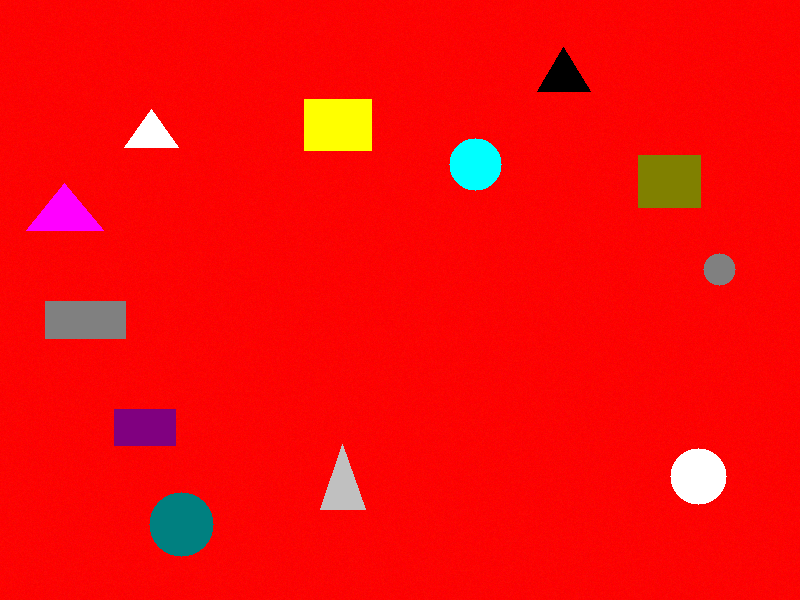
#> input picture test_images/rgb0.png, 800 x 600 px
$ jupyter execute fixSolve.ipynb   (older library calls are emulated)
#> lines starting #> are read from the running program, lines starting #| are printed output that depends on the picture; after the words box and inside, x2 and y2 are one past the last pixel; in counts of white or black regions, pixels touching at a corner belong together
[cell 1]
import cv2
import numpy as np
import matplotlib.pyplot as plt
import os
from scipy.signal import find_peaks
from scipy.signal import savgol_filter
from scipy.ndimage import gaussian_filter1d
import pandas as pd
import math
import bisect

### Default image path

[cell 2]
image_paths = [
    "test_images/rgb0.png",    # Photo with red background
    "test_images/rgb1.png",  # Photo with green background
    "test_images/rgb2.png"    # Photo with blue background
]

### Display image help function

[cell 3]
def display_image(title, image):
    plt.figure(figsize=(8, 8))
    plt.title(title)
    plt.axis('off')
    if len(image.shape) == 2 or image.shape[2] == 1:
        plt.imshow(image, cmap='gray')
    else:
        plt.imshow(cv2.cvtColor(image, cv2.COLOR_BGR2RGB))
    plt.show()

## Basic reading image and display

[cell 4]
## Multi-background image loading and processing

def remove_background_multi_color_notebook(image_paths, variance_threshold=40, debug=True,
                                           skip_morphology=False, light_morphology=True):
    """
    Background removal function optimized for Jupyter notebook integration.
    Returns the same format as your original code expects.

    Args:
        image_paths: List of 3 image paths
        variance_threshold: Threshold for background detection
        debug: Show intermediate steps
        skip_morphology: If True, skip all morphological operations
        light_morphology: If True, use lighter morphology operations
    """
#> called with variance_threshold = 40, debug = True, skip_morphology = False, light_morphology = True

    # Load the three images
    images = []
    for path in image_paths:
        img = cv2.imread(path)
#> img is the input picture: shape (600, 800, 3); mean B, G, R 9.1, 10.8, 246.8
        if img is None:
            raise ValueError(f"Could not load image from {path}")
        images.append(img)

    print(f"Loaded {len(images)} images")
#| Loaded 3 images

    # Ensure all images have the same dimensions
    height, width = images[0].shape[:2]
    for i, img in enumerate(images):
        if img.shape[:2] != (height, width):
            print(f"Resizing image {i} to match dimensions")
            images[i] = cv2.resize(img, (width, height))
#> this loop made 3 passes
#> after the loop, images = 3 items

    if debug:
        print("Showing input images:")
        plt.figure(figsize=(15, 5))
        for i in range(3):
            plt.subplot(1, 3, i+1)
            plt.imshow(cv2.cvtColor(images[i], cv2.COLOR_BGR2RGB))
            plt.title(f'Image {i+1}')
            plt.axis('off')
        plt.tight_layout()
        plt.show()

    # Apply Gaussian blur to reduce noise from lighting variations
    print("Applying noise reduction...")
    blurred_images = []
    for img in images:
        blurred = cv2.GaussianBlur(img, (5, 5), 1.0)
        blurred_images.append(blurred)
#> this loop made 3 passes
#> pass 3, in remove_background_multi_color_notebook, `blurred = cv2.GaussianBlur(img, (5, 5), 1.0)`:
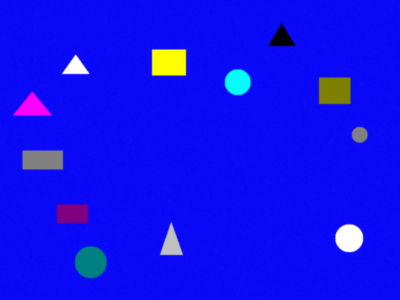
#> blurred: shape (600, 800, 3) (shown at 1/2 size); mean B, G, R 240.4, 16.8, 17.4
#> after the loop, blurred_images = 3 items

    # Calculate color variance at each pixel
    print("Calculating color variance...")

    # Stack images to calculate variance efficiently
    image_stack = np.stack(blurred_images, axis=0)  # Shape: (3, height, width, 3)

    # Calculate variance across the 3 images for each color channel
    color_variance = np.var(image_stack, axis=0)  # Shape: (height, width, 3)
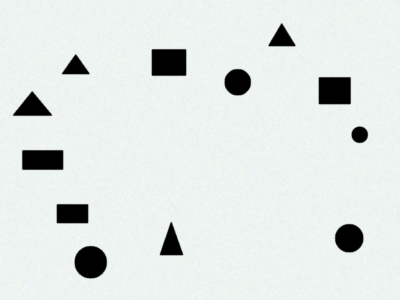
#> color_variance: shape (600, 800, 3) float64 (shown at 1/2 size); mean of channels 0, 1, 2 12555, 12670.7, 12351.9; drawn with min black and max white

    # Calculate total variance (sum across color channels)
    total_variance = np.sum(color_variance, axis=2)  # Shape: (height, width)

    # Calculate adaptive threshold
    threshold_adaptive = np.percentile(total_variance, 25)  # 25th percentile
#> threshold_adaptive = 39648.7
    final_threshold = min(variance_threshold, threshold_adaptive * 1.5)
#> final_threshold = 40

    print(f"Adaptive threshold: {threshold_adaptive:.1f}")
#| Adaptive threshold: 39648.7
    print(f"Final threshold: {final_threshold:.1f}")
#| Final threshold: 40.0

    if debug:
        plt.figure(figsize=(12, 4))
        plt.subplot(1, 2, 1)
        plt.imshow(total_variance, cmap='hot')
        plt.colorbar()
        plt.title('Color Variance Across Images')

        plt.subplot(1, 2, 2)
        plt.hist(total_variance.flatten(), bins=100, alpha=0.7)
        plt.axvline(final_threshold, color='red', linestyle='--', label=f'Threshold: {final_threshold:.1f}')
        plt.xlabel('Variance')
        plt.ylabel('Frequency')
        plt.title('Variance Distribution')
        plt.legend()
        plt.tight_layout()
        plt.show()

    # Create foreground mask: low variance = foreground, high variance = background
    foreground_mask = (total_variance < final_threshold).astype(np.uint8) * 255
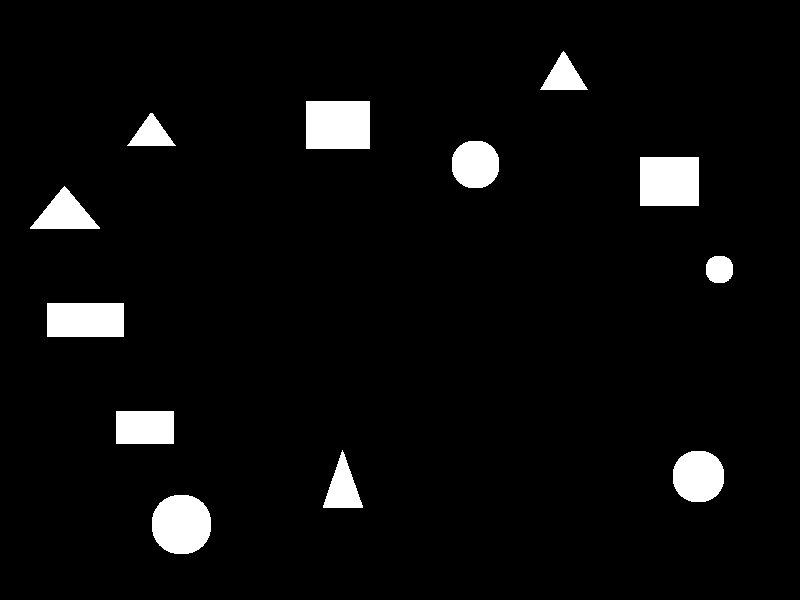
#> foreground_mask: shape (600, 800); 4.7% white; 12 white regions, largest, box (x1, y1, x2, y2) and area: (306, 101, 370, 149) 3072, (640, 157, 699, 206) 2891, (152, 495, 211, 554) 2847

    if debug:
        display_image("Initial Foreground Mask", foreground_mask)

    # Enhanced morphological operations - much lighter and optional
    if skip_morphology:
        print("Skipping all morphological operations")
        morph_image = foreground_mask.copy()
    else:
        print("Applying morphological operations...")

        if light_morphology:
            print("Using light morphology")
            # Much smaller kernels for lighter processing
            kernel_small = np.ones((3, 3), np.uint8)
            kernel_medium = np.ones((5, 5), np.uint8)

            # Light operations
            morph_image = cv2.morphologyEx(foreground_mask, cv2.MORPH_CLOSE, kernel_small)
            morph_image = cv2.morphologyEx(morph_image, cv2.MORPH_OPEN, kernel_small)
#> morph_image: shape (600, 800); 4.7% white; 12 white regions
        else:
            print("Using original heavy morphology")
            # Use similar kernel as your original code
            kernel = np.ones((12, 12), np.uint8)

            # Close = filling the holes
            morph_image = cv2.morphologyEx(foreground_mask, cv2.MORPH_CLOSE, kernel)
            # Open = removing the noise
            morph_image = cv2.morphologyEx(morph_image, cv2.MORPH_OPEN, kernel)

    if debug:
        display_image("Morph Operations", morph_image)

    # Fill holes (optional - can also be skipped)
    if not skip_morphology:
        print("Filling holes in puzzle pieces")
        contours_fill, _ = cv2.findContours(morph_image, cv2.RETR_CCOMP, cv2.CHAIN_APPROX_SIMPLE)
#> contours_fill = 12 contours; largest, box (x1, y1, x2, y2) and area: (306, 101, 370, 149) 2961, (640, 157, 699, 206) 2784, (152, 495, 211, 554) 2760, (47, 303, 124, 337) 2508, (673, 451, 724, 502) 2066
        for cnt in contours_fill:
            cv2.drawContours(morph_image, [cnt], 0, 255, -1)
#> this loop made 12 passes
#> cnt on passes 4, 5, 8, 11: [[116, 411], [116, 443], [173, 443], [173, 411]], [[47, 303], [47, 336], [123, 336], [123, 303]], [[640, 157], [640, 205], [698, 205], [698, 157]], [[306, 101], [306, 148], [369, 148], [369, 101]]

        if debug:
            display_image("Filled Holes", morph_image)

    # Find contours (same as your original)
    contours, _ = cv2.findContours(morph_image, cv2.RETR_EXTERNAL, cv2.CHAIN_APPROX_NONE)
#> contours has the same summary as contours_fill
    print(f"Found {len(contours)} potential puzzle pieces")
#| Found 12 potential puzzle pieces

    # Filter contours by area (same as your original)
    print("Filtering contours by size")
    contours = sorted(contours, key=lambda x: cv2.contourArea(x), reverse=True)
    if len(contours) > 1:
        reference_area = cv2.contourArea(contours[1])
#> reference_area = 2784
        contours = [cnt for cnt in contours if cv2.contourArea(cnt) > reference_area / 3]
#> contours = 9 contours; largest, box (x1, y1, x2, y2) and area: (306, 101, 370, 149) 2961, (640, 157, 699, 206) 2784, (152, 495, 211, 554) 2760, (47, 303, 124, 337) 2508, (673, 451, 724, 502) 2066
    print(f"After filtering: {len(contours)} puzzle pieces")
#| After filtering: 9 puzzle pieces

    return contours, images[0], morph_image

# Process the images with different morphology options
print("Reading images from paths:", image_paths)

# Option 1: Light morphology (recommended)
contours, original_image, binary_image = remove_background_multi_color_notebook(
    image_paths, variance_threshold=40, debug=True, skip_morphology=False, light_morphology=True
)

# [9 lines of commented-out code are left out]

display_image("Original Image", original_image)

## Grayscale conversion

[cell 5]
print("Converting to grayscale")
gray_image = cv2.cvtColor(original_image, cv2.COLOR_BGR2GRAY)
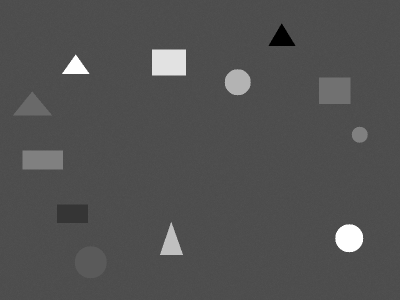
#> gray_image: shape (600, 800) (shown at 1/2 size); min 0, max 255, mean 81.1
display_image("Grayscale Image", gray_image)

### Binary thresholding

Free parameters:
- threshold value: `30`
- maxval: `255`

## Morphing

Used to improve the shape and remove impurities

Free parameters:
- kernel ``(12,12)`` // like the size of the morphing

## Contours finding

## Contours drawing

Free parameters:
- thickness: `2`
- rgb: `(0, 255, 0)`

[cell 6]
print("Drawing contours of the original image")
contour_image = original_image.copy()
cv2.drawContours(contour_image, contours, -1, (0, 255, 0), 2)
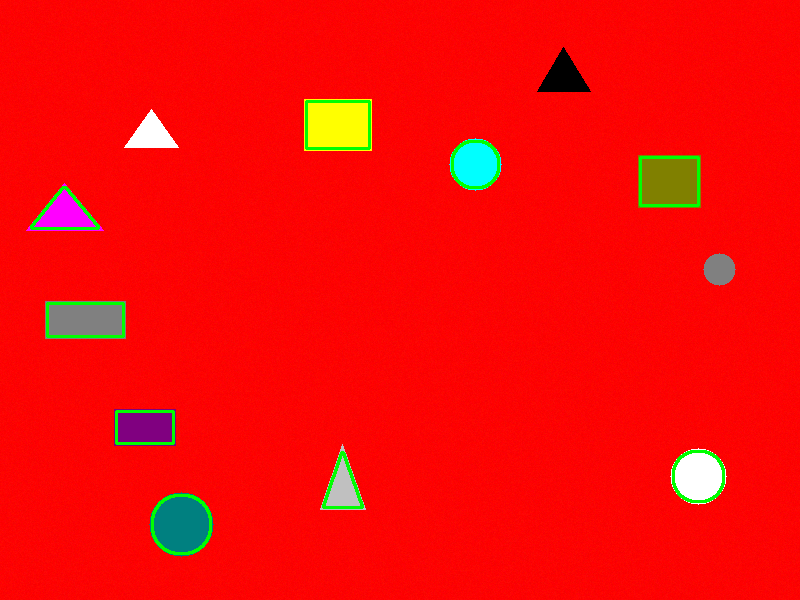
#> contour_image: shape (600, 800, 3); 1.1% of pixels changed, all inside (x1, y1, x2, y2) = (30, 100, 725, 555)
display_image("Detected Pieces", contour_image)

[cell 7]
output_folder_pieces = "images/fix/extracted_pieces"
os.makedirs(output_folder_pieces, exist_ok=True)

output_folder_contours = "images/fix/extracted_contours"
os.makedirs(output_folder_contours, exist_ok=True)

output_corner_folder = "images/fix/extracted_corners"
os.makedirs(output_corner_folder, exist_ok=True)

output_plots_folder = "images/fix/corner_plots"
os.makedirs(output_plots_folder, exist_ok=True)

[cell 8]
piece_images = []
for i, contour in enumerate(contours):
    mask = np.zeros_like(gray_image)
    cv2.drawContours(mask, [contour], 0, 255, -1)

    piece = np.zeros_like(original_image)
    piece[mask == 255] = original_image[mask == 255]

    x, y, w, h = cv2.boundingRect(contour)
    cropped_piece = piece[y:y + h, x:x + w]
    piece_images.append(cropped_piece)

    piece_path = os.path.join(output_folder_pieces, f"piece_{i + 1}.png")
    cv2.imwrite(piece_path, cropped_piece)

    # Save piece with contour
    contour_piece = cropped_piece.copy()
    mask_cropped = mask[y:y + h, x:x + w]
    cv2.drawContours(contour_piece, [contour - [x, y]], 0, (255, 0, 255), 1,
                     cv2.LINE_8)  # Pink, width 1, no anti-aliasing
    contour_path = os.path.join(output_folder_contours, f"contour_{i + 1}.png")
    cv2.imwrite(contour_path, contour_piece)
#> this loop made 9 passes
#> (x, y, w, h) on passes 1 to 8: (306, 101, 64, 48), (640, 157, 59, 49), (152, 495, 59, 59), (47, 303, 77, 34), (673, 451, 51, 51), (116, 411, 58, 33), (452, 141, 47, 47), (31, 187, 68, 42)
#> pass 1, `cv2.imwrite(contour_path, contour_piece)`:
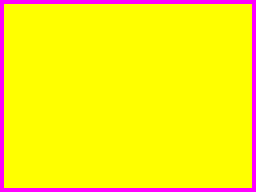
#> saved as contour_1.png: shape (48, 64, 3) (shown 4 times larger); mean B, G, R 18.3, 236.7, 255
#> after the loop:
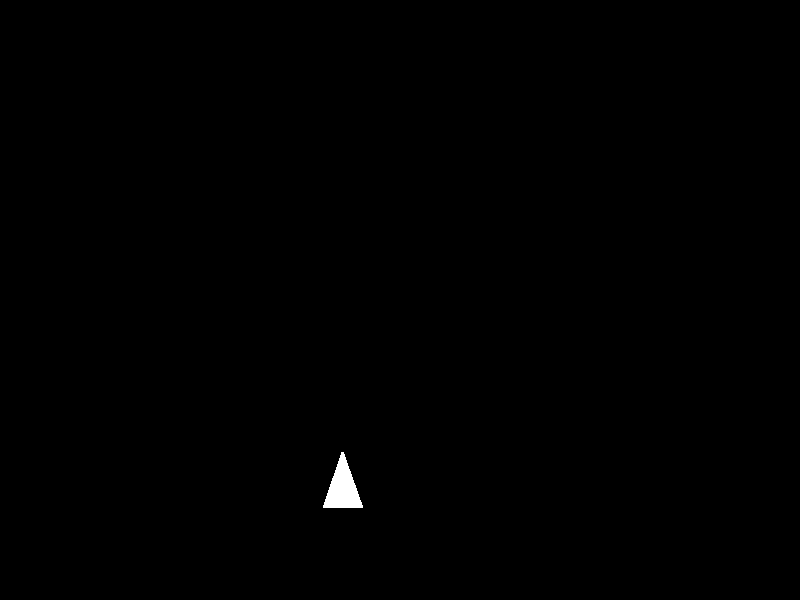
#> mask: shape (600, 800); 0.25% white; 1 white region, box (x1, y1, x2, y2) and area: (323, 452, 363, 508) 1209
#> after the loop, piece_images = 9 items

## Corners and Edges detection on single piece

[cell 9]
selected_image_index = 1

[cell 10]
piece_images = []

i = selected_image_index
contour = contours[i]
#> contour = contour of 212 points, box (x1, y1, x2, y2) (640, 157, 699, 206), area 2784

mask = np.zeros_like(gray_image)
cv2.drawContours(mask, [contour], 0, 255, -1)
#> mask: shape (600, 800); 0.6% white; 1 white region, box (x1, y1, x2, y2) and area: (640, 157, 699, 206) 2891

display_image("Selected Pieces", mask)

piece = np.zeros_like(original_image)
piece[mask == 255] = original_image[mask == 255]
x, y, w, h = cv2.boundingRect(contour)
#> x = 640; y = 157; w = 59; h = 49
cropped_piece = piece[y:y + h, x:x + w]
piece_images.append(cropped_piece)

piece_path = os.path.join(output_folder_pieces, f"piece_{i + 1}.png")
cv2.imwrite(piece_path, cropped_piece)
contour_piece = cropped_piece.copy()

display_image(f"Cropped piece {selected_image_index+1}", contour_piece)

## Find the piece center

Free parameters:
- thickness: `2`
- rgb: `(0, 0, 255)`
- circle pos: $(cx, cy)

[cell 11]
M = cv2.moments(contour)
#> M = moments, m00 2784, centre m10/m00, m01/m00 = (669, 181)

if M["m00"] == 0:
    print("ERROR")
centroid_x = int(M["m10"] / M["m00"])
#> centroid_x = 669
centroid_y = int(M["m01"] / M["m00"])
#> centroid_y = 181
cv2.circle(contour_piece, (centroid_x - x, centroid_y - y), 2, (0, 0, 255), -1)
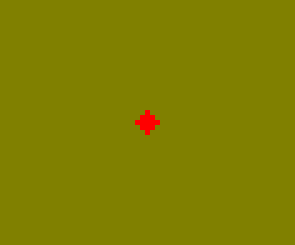
#> contour_piece: shape (49, 59, 3) (shown 5 times larger); mean B, G, R 0, 127.4, 128.6
display_image(f"Centroid {i+1}", contour_piece)

## Rainbow contour ( for testing )

[cell 12]
def rainbow_color(t):
    t = t % 256  # wrap around after 255
    phase = t / 256 * 6
    x = int(255 * (1 - abs(phase % 2 - 1)))
    if phase < 1:     return (255, x, 0)       # Red → Yellow
    elif phase < 2:   return (x, 255, 0)       # Yellow → Green
    elif phase < 3:   return (0, 255, x)       # Green → Cyan
    elif phase < 4:   return (0, x, 255)       # Cyan → Blue
    elif phase < 5:   return (x, 0, 255)       # Blue → Magenta
    else:             return (255, 0, x)

[cell 13]
rainbow_piece = contour_piece.copy()

print(x, y)
#| 640 157

contour_points = contour - np.array([x, y])
#> contour_points = 212 rows, first 8: [0, 0], [0, 1], [0, 2], [0, 3], [0, 4], [0, 5], [0, 6], [0, 7]
counter = 0
for point in contour:

    px, py = point[0]
    rainbow_piece[py - y, px -  x] = (rainbow_color(counter))
    counter += 1
#> this loop made 212 passes
#> (px, py, phase in rainbow_color, x in rainbow_color) on passes 1 to 3: (640, 157, 0, 0), (640, 158, 0.0234, 5), (640, 159, 0.0469, 11)
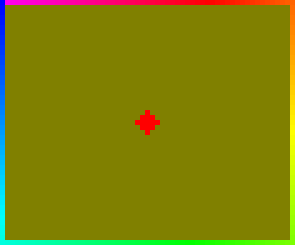
#> rainbow_piece: shape (49, 59, 3) (shown 5 times larger); 7.33% of pixels changed, all inside (x1, y1, x2, y2) = (0, 0, 59, 49)
#> after the loop, counter = 212

display_image(f"Rainbow Contour {i+1}", rainbow_piece)

## Transform the contour into polar coordinates

***Note: inverted angles in the plot -> for clockwise plot***

[cell 14]
contour_points = contour - np.array([x, y])
distances = []
angles = []
for point in contour:
    px, py = point[0]
    dx = px - centroid_x
    dy = py - centroid_y
    distance = np.sqrt(dx ** 2 + dy ** 2)
    angle = np.arctan2(dy, dx)
    distances.append(distance)
    angles.append(angle)
#> this loop made 212 passes
#> (point, distance, angle) on passes 1 to 3: ([[640, 157]], 37.64, -2.45), ([[640, 158]], 37.01, -2.47), ([[640, 159]], 36.4, -2.49)

angles_deg = np.array([(a * 180 / np.pi) % 360 for a in angles])

plt.polar(-np.array(angles), distances)
plt.title("Radial Distance Profile")
plt.show()
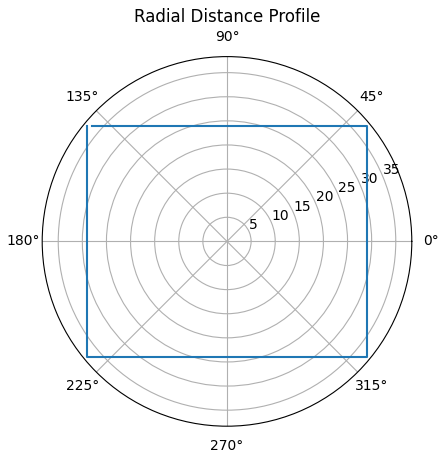
#> figure drawn by matplotlib, 1 panel
#> (the rest of the program and of its run is left out)
